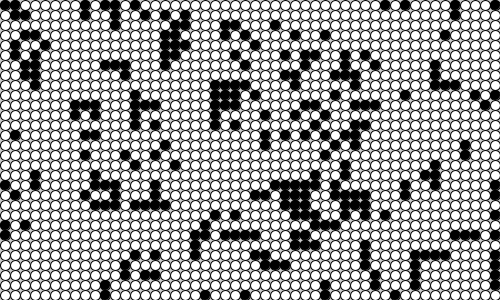
Frame 1 (no input)
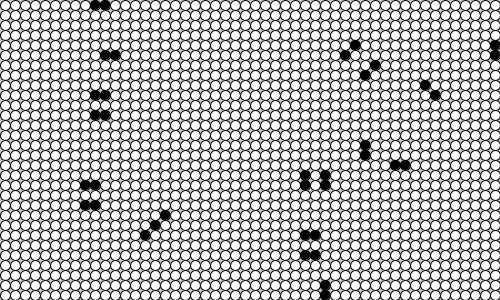
Frame 60 (the mouse pressed at the canvas centre just before this capture)
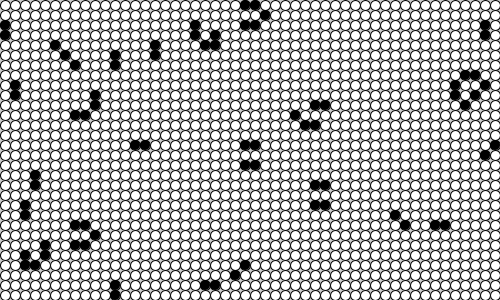
Frame 120 (the mouse held since frame 60 and released just before this capture)

The Processing sketch that drew these frames (run headless with seeded random() and noise(); from frame 60 on, the mouse is pressed at the canvas centre):

// Processing sketch: sketch_170425a_art_7_1
// ── sketch_170425a_art_7_1.pde
Cell[][] _cellArray;
int _cellSize = 10;
int _numX, _numY;

void setup() {
  frameRate(30);
  size(500, 300);
  _numX = floor(width/_cellSize);
  _numY = floor(height/_cellSize);
  restart();
}

void restart() {
  _cellArray = new Cell[_numX][_numY];
  for (int x = 0; x < _numX; x++) {
    for (int y = 0; y < _numY; y++) {
      Cell newCell = new Cell(x, y);
      _cellArray[x][y] = newCell;
    }
  }
  
  for (int x = 0; x < _numX; x++) {
    for (int y = 0; y < _numY; y++) {
      int above = y-1;
      int below = y+1;
      int left = x-1;
      int right = x+1;
      
      if (above < 0) {
        above = _numY - 1;
      }
      if (below == _numY) {
        below = 0;
      }
      if (left < 0) {
        left = _numX - 1;
      }
      if (right == _numX) {
        right = 0;
      }
      
      _cellArray[x][y].addNeighbour(_cellArray[left][above]);
      _cellArray[x][y].addNeighbour(_cellArray[left][y]);
      _cellArray[x][y].addNeighbour(_cellArray[left][below]);
      _cellArray[x][y].addNeighbour(_cellArray[x][below]);
      _cellArray[x][y].addNeighbour(_cellArray[right][below]);
      _cellArray[x][y].addNeighbour(_cellArray[right][y]);
      _cellArray[x][y].addNeighbour(_cellArray[right][above]);
      _cellArray[x][y].addNeighbour(_cellArray[x][above]);
    } 
  } 
}

void draw() {
  background(200);
  
  for (int x = 0; x < _numX; x++) {
    for (int y = 0; y < _numY; y++) {
      _cellArray[x][y].calcNextState();
    }
  }
  
  translate(_cellSize/2, _cellSize/2);
  
  for(int x = 0; x < _numX; x++) {
    for (int y = 0; y < _numY; y++) {
      _cellArray[x][y].drawMe();
    }
  }
}

void mousePressed() {
  restart();
}

class Cell {
  float x, y;
  boolean state;
  boolean nextState;
  Cell[] neighbours;
  
  Cell(float ex, float why) {
    x = ex * _cellSize;
    y = why * _cellSize;
    if (random(2) > 1) {
      nextState = true;
    } else {
      nextState = false;
    }
    state = nextState;
    neighbours = new Cell[0];
  }
  
  void addNeighbour(Cell cell) {
    neighbours = (Cell[])append(neighbours, cell);
  }
  
  void calcNextState() {
    int liveCount = 0;
    if (state) {
      liveCount++;
    }
    
    for (int i = 0; i < neighbours.length; i++) {
      if (neighbours[i].state == true) {
        liveCount++;
      }
    }
    
    if (state == true) {
      if ((liveCount == 2) || (liveCount == 3)) {
        nextState = true;
      } else {
        nextState = false;
      }
    } else {
      if (liveCount == 3) {
        nextState = true;
      } else {
        nextState = false;
      }
    }
  }
  
  void drawMe() {
    state = nextState;
    stroke(0);
    if (state == true) {
      fill(0);
    } else {
      fill(255);
    }
    ellipse(x, y, _cellSize, _cellSize);
  }
}
